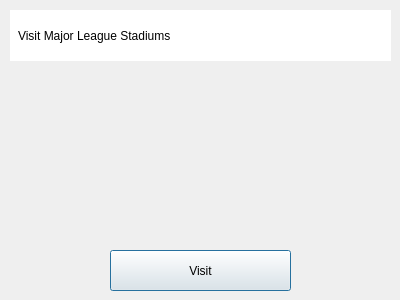
<?xml version="1.0" encoding="UTF-8"?>
<ui version="4.0">
 <class>majorleaguestadiums</class>
 <widget class="QDialog" name="majorleaguestadiums">
  <property name="geometry">
   <rect>
    <x>0</x>
    <y>0</y>
    <width>400</width>
    <height>300</height>
   </rect>
  </property>
  <property name="windowTitle">
   <string>Dialog</string>
  </property>
  <property name="styleSheet">
   <string notr="true">#label
{
  background:#fff;
padding:5px; 
}</string>
  </property>
  <widget class="QLabel" name="label">
   <property name="geometry">
    <rect>
     <x>10</x>
     <y>10</y>
     <width>381</width>
     <height>51</height>
    </rect>
   </property>
   <property name="text">
    <string>Visit Major League Stadiums</string>
   </property>
   <property name="margin">
    <number>109</number>
   </property>
  </widget>
  <widget class="QPushButton" name="pushButton">
   <property name="geometry">
    <rect>
     <x>110</x>
     <y>250</y>
     <width>181</width>
     <height>41</height>
    </rect>
   </property>
   <property name="text">
    <string>Visit</string>
   </property>
  </widget>
 </widget>
 <resources/>
 <connections/>
</ui>
